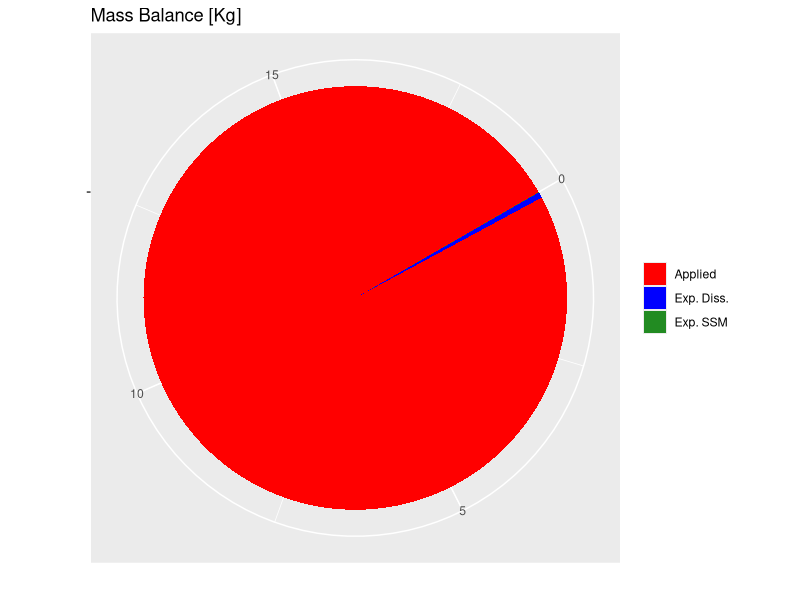

Write R code to recreate this figure.
## ---- chunk 1
out.CoIs <- read.csv2('Data/WeeklyHydroContam_R.csv')
out.CoIs$ti <- as.POSIXct(out.CoIs$ti, "%Y-%m-%d %H:%M", tz="EST")

# Cummulative Input [g]:
massIN = tail(out.CoIs$CumAppMass.g, n=1)
massIN

# Cummulative Output [g]
massOUT = tail(out.CoIs$CumOutSmeto.g, n=1)
massOUT

# Bulk isotope output (Week 11) 
BulkDeltaOut = sum(out.CoIs$FracDeltaOut)
BulkDeltaOut

# Of which in suspended solids [g]:
massOUT.Filt =  tail(out.CoIs$CumOutFilt.g, n=1)
massOUT.Filt


# Of which in solution [g]:
massOUT.Diss = tail(out.CoIs$CumOutDiss.g, n=1)
massOUT.Diss

## ---- chunk 2
library("ggplot2")
df <- data.frame(
  variable = c("Applied", "Exp. Diss.", "Exp. SSM"),
  value = c(massIN/1000, massOUT.Diss/1000, massOUT.Filt/1000)
)
pie <- ggplot(df, aes(x = "", y = value, fill = variable)) +
  geom_bar(width = 1, stat = "identity") +
  scale_fill_manual(values = c("red", "blue", "forestgreen")) +
  coord_polar("y", start = pi / 3) +
  labs(title = "Mass Balance [Kg]") +
  ylab("") +
  xlab("") +
  theme(legend.title=element_blank())
  

